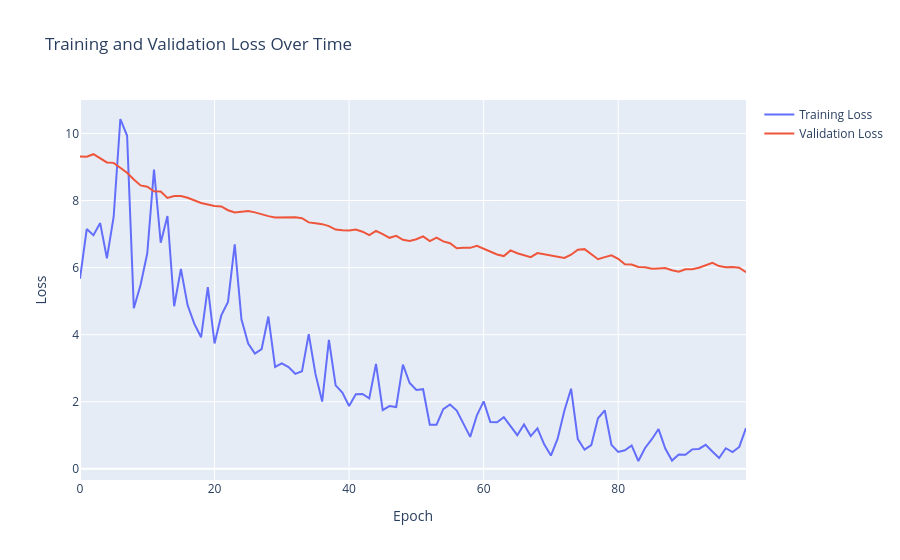
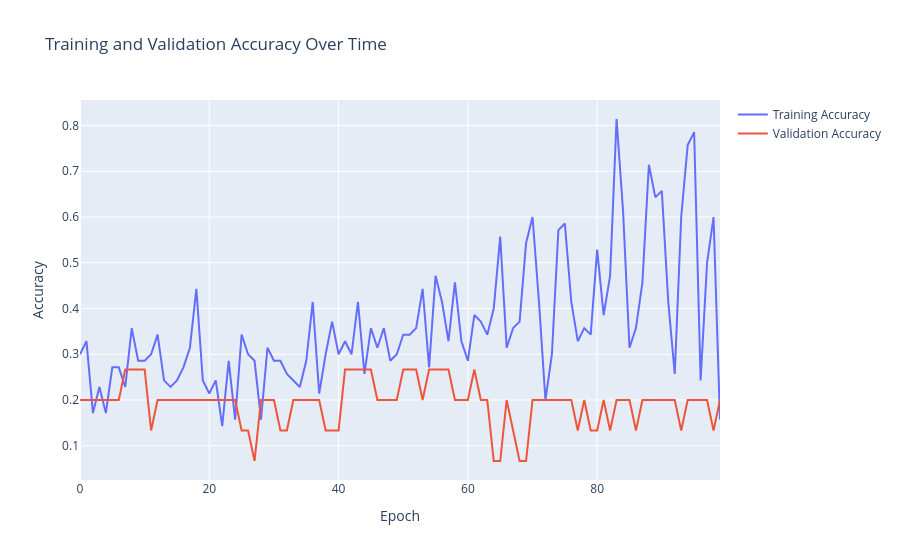

The code cell stored with these charts, in order, in its notebook:
### Code cell
# Fine-tuning
finetune_model = ResNetTransfer(copy.deepcopy(resnet50)).to(device)
finetune_model.load_state_dict(torch.load('resnet_transfer_regressor.pth', map_location=device))

for param in finetune_model.resnet.parameters():
    param.requires_grad = True

# Use different learning rate on different params to train resnet layers more slowly
finetune_optimizer = torch.optim.Adam([
    {'params': finetune_model.resnet.parameters(), 'lr': 1e-6},
    {'params': finetune_model.regressor.parameters(), 'lr': epsilon},
])

train_model(finetune_model, train_loader, val_loader, criterion, finetune_optimizer, device, num_epochs=100, checkpoint_path='resnet_finetuned_regressor.pth')
